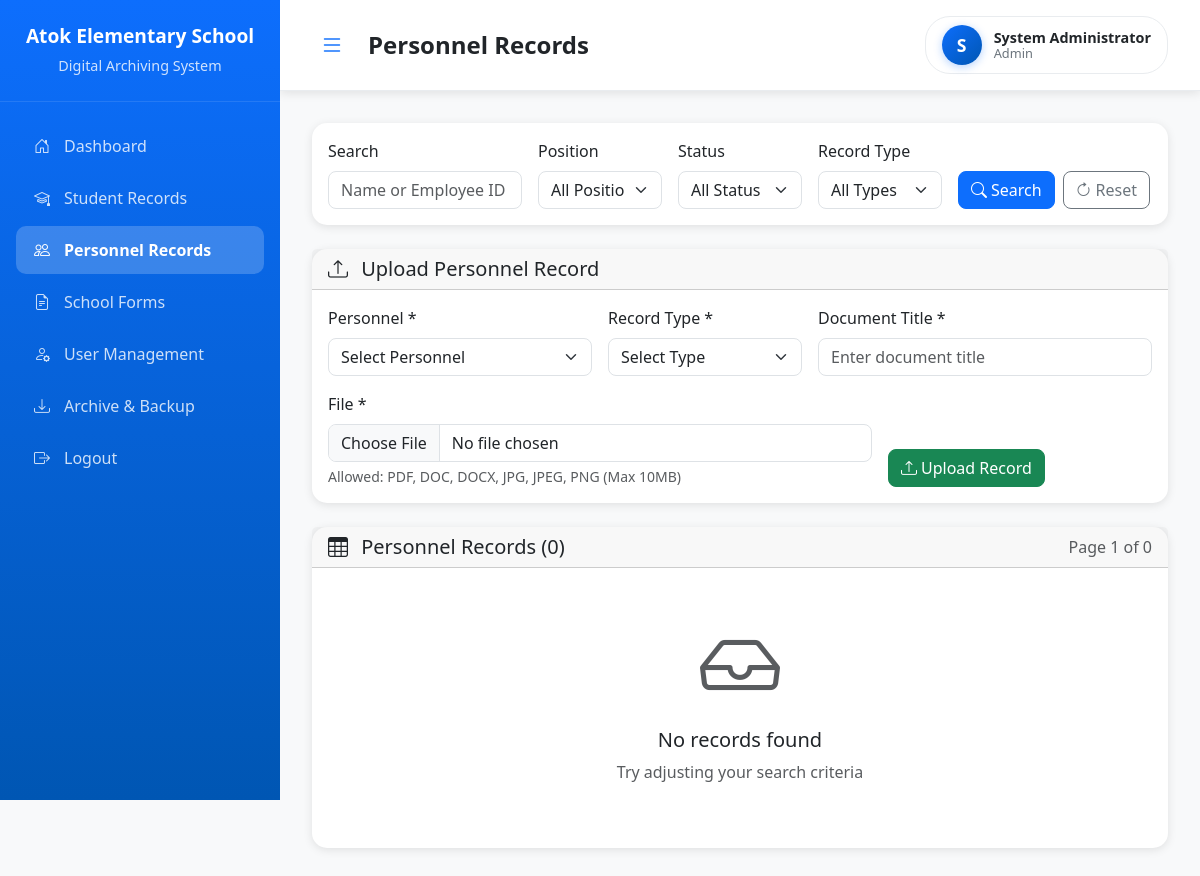
The page /pages/personnel.php (signed in) on the database its author committed.
### tables this page shows
CREATE TABLE users (
    id INT PRIMARY KEY AUTO_INCREMENT,
    username VARCHAR(50) UNIQUE NOT NULL,
    password VARCHAR(255) NOT NULL,
    full_name VARCHAR(100) NOT NULL,
    email VARCHAR(100) UNIQUE NOT NULL,
    role ENUM('admin', 'school_head', 'registrar') NOT NULL DEFAULT 'registrar',
    status ENUM('active', 'inactive') NOT NULL DEFAULT 'active',
    last_login DATETIME NULL,
    created_at TIMESTAMP DEFAULT CURRENT_TIMESTAMP,
    updated_at TIMESTAMP DEFAULT CURRENT_TIMESTAMP ON UPDATE CURRENT_TIMESTAMP
);

### includes/database.php (called while the page is built, shortened)
<?php
class Database {
    private $connection;
    public function __construct() {
        try {
            $this->connection = new mysqli(DB_HOST, DB_USER, DB_PASS, DB_NAME);
            $this->connection->set_charset("utf8mb4");
        } catch (Exception $e) {
            die("Database connection failed: " . $e->getMessage());
        }
    }
    public function query($sql, $params = []) {
        $stmt = $this->connection->prepare($sql);
        if (!empty($params)) {
            $types = str_repeat('s', count($params));
            $stmt->bind_param($types, ...$params);
        }
        $stmt->execute();
        return $stmt;
    }
    public function fetchOne($sql, $params = []) {
        $stmt = $this->query($sql, $params);
        $result = $stmt->get_result();
        return $result->fetch_assoc();
    }
}
?>

### includes/auth.php (called while the page is built, shortened)
<?php
require_once 'database.php';
class Auth {
    private $db;
    public function __construct() {
        $this->db = new Database();
    }
    public function isLoggedIn() {
        return isset($_SESSION['user_id']);
    }
    public function getCurrentUser() {
        $sql = "SELECT id, username, role, full_name, email FROM users WHERE id = ?";
        return $this->db->fetchOne($sql, [$_SESSION['user_id']]);
    }
    public function hasPermission($permission) {
        $role = $_SESSION['role'] ?? '';
        $permissions = [
            'admin' => ['view', 'upload', 'edit', 'delete', 'manage_users', 'backup'],
            'school_head' => ['view'],
            'registrar' => ['view', 'upload']
        ];
        return isset($permissions[$role]) && in_array($permission, $permissions[$role]);
    }
}
?>

### includes/functions.php (called while the page is built, shortened)
<?php
function sanitizeInput($input) {
    return htmlspecialchars(trim($input), ENT_QUOTES, 'UTF-8');
}
function getPagination($totalRecords, $recordsPerPage, $currentPage) {
    $totalPages = ceil($totalRecords / $recordsPerPage);
    $currentPage = max(1, min($currentPage, $totalPages));
    return [
        'total_records' => $totalRecords,
        'total_pages' => $totalPages,
        'current_page' => $currentPage,
        'records_per_page' => $recordsPerPage,
        'offset' => ($currentPage - 1) * $recordsPerPage
    ];
}
?>

### pages/personnel.php (the view, shortened to what this page needs)
<?php
require_once '../includes/auth.php';
require_once '../includes/functions.php';
$auth = new Auth();
$auth->requireLogin();
$db = new Database();
$user = $auth->getCurrentUser();
$search = sanitizeInput($_GET['search'] ?? '');
$page = max(1, (int)($_GET['page'] ?? 1));
$perPage = 20;
$whereConditions = [];
$params = [];
$whereClause = !empty($whereConditions) ? 'WHERE ' . implode(' AND ', $whereConditions) : '';
$countSql = "SELECT COUNT(*) as count FROM personnel_records pr
             JOIN personnel p ON pr.personnel_id = p.id {$whereClause}";
$totalRecords = $db->fetchOne($countSql, $params)['count'];
$pagination = getPagination($totalRecords, $perPage, $page);
$sql = "SELECT pr.*, p.first_name, p.last_name, p.employee_id, p.position, p.status, u.full_name as uploaded_by_name
        FROM personnel_records pr
        JOIN personnel p ON pr.personnel_id = p.id
        JOIN users u ON pr.uploaded_by = u.id
        {$whereClause}
        ORDER BY pr.uploaded_at DESC
        LIMIT {$pagination['offset']}, {$perPage}";
$records = $db->fetchAll($sql, $params);
?>
<!DOCTYPE html>
<html lang="en">
<head>
    <link href="https://cdn.jsdelivr.net/npm/bootstrap@5.3.0/dist/css/bootstrap.min.css" rel="stylesheet">
    <link href="https://cdn.jsdelivr.net/npm/bootstrap-icons@1.10.0/font/bootstrap-icons.css" rel="stylesheet">
</head>
<body>
    <div class="sidebar" id="sidebar">
        <div class="sidebar-header">
            <h3><?php echo SITE_NAME; ?></h3>
            <p>Digital Archiving System</p>
        </div>
        <nav class="sidebar-nav">
            <div class="nav-item">
                <a href="dashboard.php" class="nav-link">
                    <i class="bi bi-house-door"></i>
                    <span>Dashboard</span>
                </a>
            </div>
            <div class="nav-item">
                <a href="students.php" class="nav-link">
                    <i class="bi bi-mortarboard"></i>
                    <span>Student Records</span>
                </a>
            </div>
            <div class="nav-item">
                <a href="personnel.php" class="nav-link active">
                    <i class="bi bi-people"></i>
                    <span>Personnel Records</span>
                </a>
            </div>
            <div class="nav-item">
                <a href="school-forms.php" class="nav-link">
                    <i class="bi bi-file-earmark-text"></i>
                    <span>School Forms</span>
                </a>
            </div>
            <?php if ($auth->hasPermission('manage_users')): ?>
            <div class="nav-item">
                <a href="users.php" class="nav-link">
                    <i class="bi bi-person-gear"></i>
                    <span>User Management</span>
                </a>
            </div>
            <?php endif; ?>
            <?php if ($auth->hasPermission('backup')): ?>
            <div class="nav-item">
                <a href="backup.php" class="nav-link">
                    <i class="bi bi-download"></i>
                    <span>Archive & Backup</span>
                </a>
            </div>
            <?php endif; ?>
            <div class="nav-item">
                <a href="logout.php" class="nav-link">
                    <i class="bi bi-box-arrow-right"></i>
                    <span>Logout</span>
                </a>
            </div>
        </nav>
    </div>
    <div class="main-content">
        <header class="header">
            <div class="header-left">
                <button class="sidebar-toggle" id="sidebarToggle">
                    <i class="bi bi-list"></i>
                </button>
                <h1 class="page-title">Personnel Records</h1>
            </div>
            <div class="header-right">
                <div class="user-info">
                    <div class="user-avatar">
                        <?php echo strtoupper(substr($user['full_name'], 0, 1)); ?>
                    </div>
                    <div class="user-details">
                        <div class="user-name"><?php echo htmlspecialchars($user['full_name']); ?></div>
                        <div class="user-role"><?php echo ucfirst($user['role']); ?></div>
                    </div>
                </div>
            </div>
        </header>
        <div class="content">
            <div class="card mb-4">
                <div class="card-body">
                    <form method="GET" class="row g-3">
                        <div class="col-md-3">
                            <label for="search" class="form-label">Search</label>
                            <input type="text" class="form-control" id="search" name="search"
                                   placeholder="Name or Employee ID" value="<?php echo htmlspecialchars($search); ?>">
                        </div>
                        <div class="col-md-2">
                            <label for="position" class="form-label">Position</label>
                            <select class="form-select" id="position" name="position">
                                <option value="">All Positions</option>
                            </select>
                        </div>
                        <div class="col-md-2">
                            <label for="status" class="form-label">Status</label>
                            <select class="form-select" id="status" name="status">
                                <option value="">All Status</option>
                            </select>
                        </div>
                        <div class="col-md-2">
                            <label for="record_type" class="form-label">Record Type</label>
                            <select class="form-select" id="record_type" name="record_type">
                                <option value="">All Types</option>
                            </select>
                        </div>
                        <div class="col-md-3 d-flex align-items-end">
                            <button type="submit" class="btn btn-primary me-2">
                                <i class="bi bi-search me-1"></i>Search
                            </button>
                            <a href="personnel.php" class="btn btn-outline-secondary">
                                <i class="bi bi-arrow-clockwise me-1"></i>Reset
                            </a>
                        </div>
                    </form>
                </div>
            </div>
            <?php if ($auth->hasPermission('upload')): ?>
            <div class="card mb-4">
                <div class="card-header">
                    <h5 class="mb-0">
                        <i class="bi bi-upload me-2"></i>
                        Upload Personnel Record
                    </h5>
                </div>
                <div class="card-body">
                    <form method="POST" enctype="multipart/form-data">
                        <div class="row g-3">
                            <div class="col-md-4">
                                <label for="personnel_id" class="form-label">Personnel *</label>
                                <select class="form-select" id="personnel_id" name="personnel_id" required>
                                    <option value="">Select Personnel</option>
                                </select>
                            </div>
                            <div class="col-md-3">
                                <label for="record_type_upload" class="form-label">Record Type *</label>
                                <select class="form-select" id="record_type_upload" name="record_type" required>
                                    <option value="">Select Type</option>
                                </select>
                            </div>
                            <div class="col-md-5">
                                <label for="document_title" class="form-label">Document Title *</label>
                                <input type="text" class="form-control" id="document_title" name="document_title"
                                       placeholder="Enter document title" required>
                            </div>
                            <div class="col-md-8">
                                <label for="file" class="form-label">File *</label>
                                <input type="file" class="form-control" id="file" name="file" required
                                       accept=".pdf,.doc,.docx,.jpg,.jpeg,.png">
                                <div class="form-text">Allowed: PDF, DOC, DOCX, JPG, JPEG, PNG (Max 10MB)</div>
                            </div>
                            <div class="col-md-4 d-flex align-items-end">
                                <button type="submit" class="btn btn-success">
                                    <i class="bi bi-upload me-1"></i>Upload Record
                                </button>
                            </div>
                        </div>
                    </form>
                </div>
            </div>
            <?php endif; ?>
            <div class="card">
                <div class="card-header d-flex justify-content-between align-items-center">
                    <h5 class="mb-0">
                        <i class="bi bi-table me-2"></i>
                        Personnel Records (<?php echo number_format($totalRecords); ?>)
                    </h5>
                    <div class="d-flex gap-2">
                        <span class="text-muted">
                            Page <?php echo $pagination['current_page']; ?> of <?php echo $pagination['total_pages']; ?>
                        </span>
                    </div>
                </div>
                <div class="card-body p-0">
                    <?php if (empty($records)): ?>
                        <div class="text-center py-5">
                            <i class="bi bi-inbox display-1 text-muted"></i>
                            <h5 class="mt-3">No records found</h5>
                            <p class="text-muted">Try adjusting your search criteria</p>
                        </div>
                    <?php endif; ?>
                </div>
            </div>
        </div>
    </div>
</body>
</html>

### pages/personnel.php (style rules this page uses)
:root { --sidebar-width: 280px; --header-height: 70px; --primary-color: #0d6efd; --secondary-color: #6c757d; --success-color: #198754; --danger-color: #dc3545; --warning-color: #ffc107; --info-color: #0dcaf0; --light-color: #f8f9fa; --dark-color: #212529; }
body { font-family: 'Segoe UI', Tahoma, Geneva, Verdana, sans-serif; background-color: #f8f9fa; }
.sidebar { position: fixed; top: 0; left: 0; height: 100vh; width: var(--sidebar-width); background: linear-gradient(180deg, var(--primary-color) 0%, #0056b3 100%); color: white; z-index: 1000; overflow-y: auto; }
.sidebar-header { padding: 1.5rem; border-bottom: 1px solid rgba(255, 255, 255, 0.1); text-align: center; }
.sidebar-header h3 { margin: 0; font-size: 1.2rem; font-weight: 600; }
.sidebar-header p { margin: 0.5rem 0 0; opacity: 0.8; font-size: 0.9rem; }
.sidebar-nav { padding: 1rem 0; }
.nav-item { margin: 0.25rem 1rem; }
.nav-link { color: rgba(255, 255, 255, 0.8); padding: 0.75rem 1rem; border-radius: 10px; transition: all 0.3s ease; display: flex; align-items: center; text-decoration: none; }
.nav-link.active { color: white; background: rgba(255, 255, 255, 0.2); font-weight: 600; }
.nav-link i { margin-right: 0.75rem; width: 20px; text-align: center; }
.main-content { margin-left: var(--sidebar-width); min-height: 100vh; }
.header { background: white; border-bottom: 1px solid #e9ecef; padding: 1rem 2rem; display: flex; justify-content: space-between; align-items: center; position: sticky; top: 0; z-index: 999; box-shadow: 0 2px 10px rgba(0, 0, 0, 0.1); }
.header-left { display: flex; align-items: center; gap: 1rem; }
.sidebar-toggle { background: none; border: none; font-size: 1.5rem; color: var(--primary-color); padding: 0.5rem; border-radius: 8px; transition: all 0.3s ease; }
.page-title { font-size: 1.5rem; font-weight: 600; color: var(--dark-color); margin: 0; }
.header-right { display: flex; align-items: center; gap: 1rem; }
.user-info { display: flex; align-items: center; gap: 0.75rem; padding: 0.5rem 1rem; background: rgba(255, 255, 255, 0.8); border-radius: 25px; border: 1px solid #e9ecef; transition: all 0.3s ease; }
.user-avatar { width: 40px; height: 40px; background: linear-gradient(135deg, var(--primary-color), #0056b3); border-radius: 50%; display: flex; align-items: center; justify-content: center; color: white; font-weight: 600; font-size: 1.1rem; box-shadow: 0 2px 8px rgba(13, 110, 253, 0.3); }
.user-details { display: flex; flex-direction: column; }
.user-name { font-weight: 600; color: var(--dark-color); font-size: 0.9rem; line-height: 1.2; }
.user-role { color: var(--secondary-color); font-size: 0.8rem; line-height: 1.2; }
.content { padding: 2rem; }
.card { border-radius: 15px; box-shadow: 0 2px 10px rgba(0, 0, 0, 0.1); border: none; }
.btn { border-radius: 8px; font-weight: 500; }
.form-control, .form-select { border-radius: 8px; }

### rows shown on the page
users: full_name "S", full_name "System Administrator", role "Admin"

### other values the page prints
SITE_NAME "Atok Elementary School"
$totalRecords "0"
$pagination['current_page'] "1"
$pagination['total_pages'] "0"
